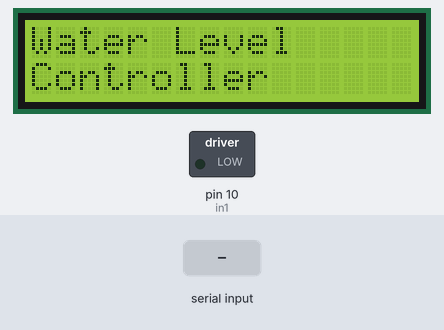
The sketch below on a simulated Arduino Uno, built with avr-gcc and run on an emulated ATmega328P. Shown: 16×2 character LCD, switched loads named in the sketch (green lamp = pin HIGH). The test bench sets the inputs (shaded band).

Above: at 0.1 s.
6.3 s: "90,45\n" received over Serial
At 6.45 s:
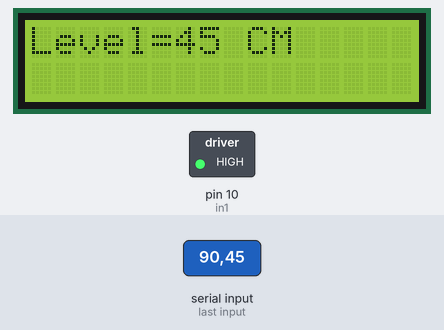
At 8.7 s:
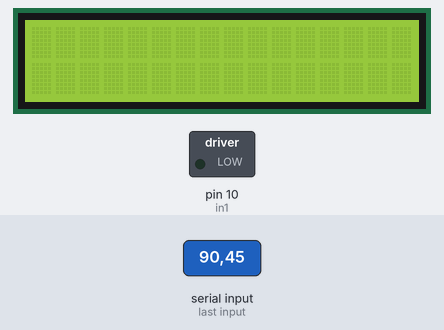
9.1 s: "30,150\n" received over Serial
At 9.26 s:
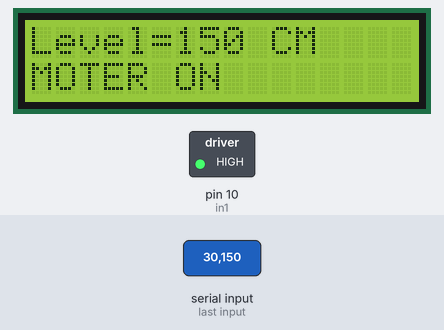
Timing chart, 0 to 12.1 s (numbered marks = the images above; inputs shaded):
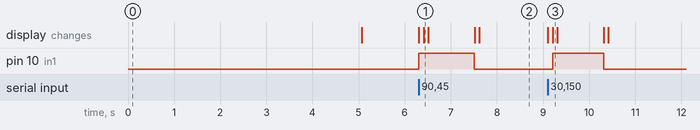

The sketch:

WATER_LEVEL_INDICATORE_RX_AMBUJ.ino
```cpp
#include <LiquidCrystal.h>
LiquidCrystal lcd(12, 11, 5, 4, 3, 2);
//motor driver output
int in1=10;
//Variables
    void setup()
{
pinMode(in1,OUTPUT);
digitalWrite(in1,LOW);
lcd.begin(16, 2);
lcd.print("Water Level");
lcd.setCursor(0, 1);
lcd.print("Controller");
delay(5000);
lcd.clear();
Serial.begin(9600);
}
void loop()
{
   if(Serial.available()>0)
  {
   int dataIn = Serial.parseInt();
  lcd.setCursor(0, 0);
  lcd.print("Level=");
  lcd.print(dataIn);
  lcd.print(" CM");
  if (dataIn > 70)
  {

  digitalWrite(in1,HIGH);
  lcd.setCursor(0, 1);
  lcd.print("MOTER ON");
  }
    if (dataIn < 11)
  {

    digitalWrite(in1,LOW);
    lcd.setCursor(0, 1);
    lcd.print("MOTOR OFF");
  }
  delay(100);
  lcd.clear();
  }
   }
```

Measured:
- after the input at 6.3 s, pin 10 (in1): LOW → HIGH at once, → LOW 1.2 s later; the display: first changes at once (image 1 shows a later state)
- after the input at 9.1 s, pin 10 (in1): LOW → HIGH after 0.11 s, → LOW 1.1 s later; the display: first changes at once (image 3 shows a later state)
